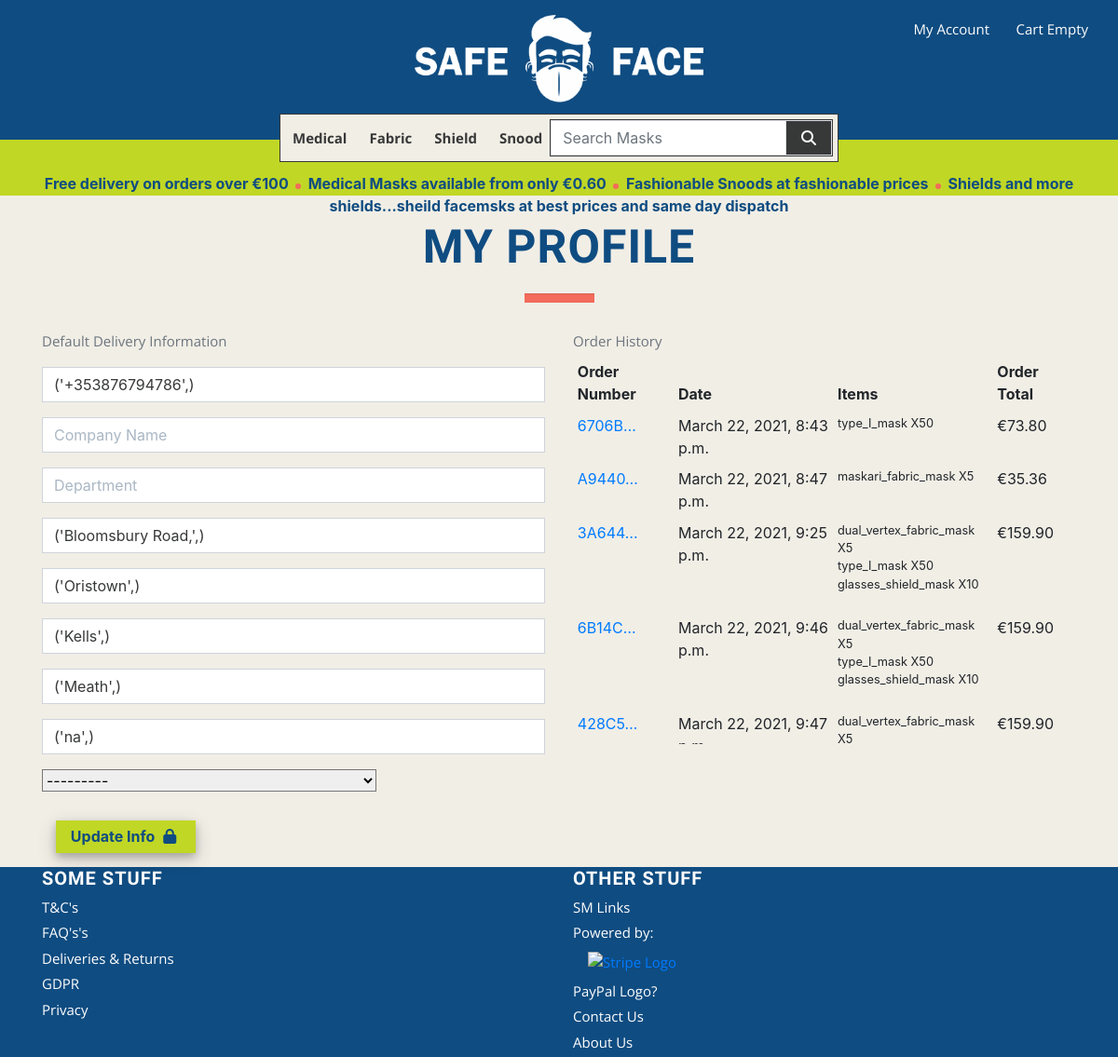
Before: /profile/ (signed in) with the older database file.
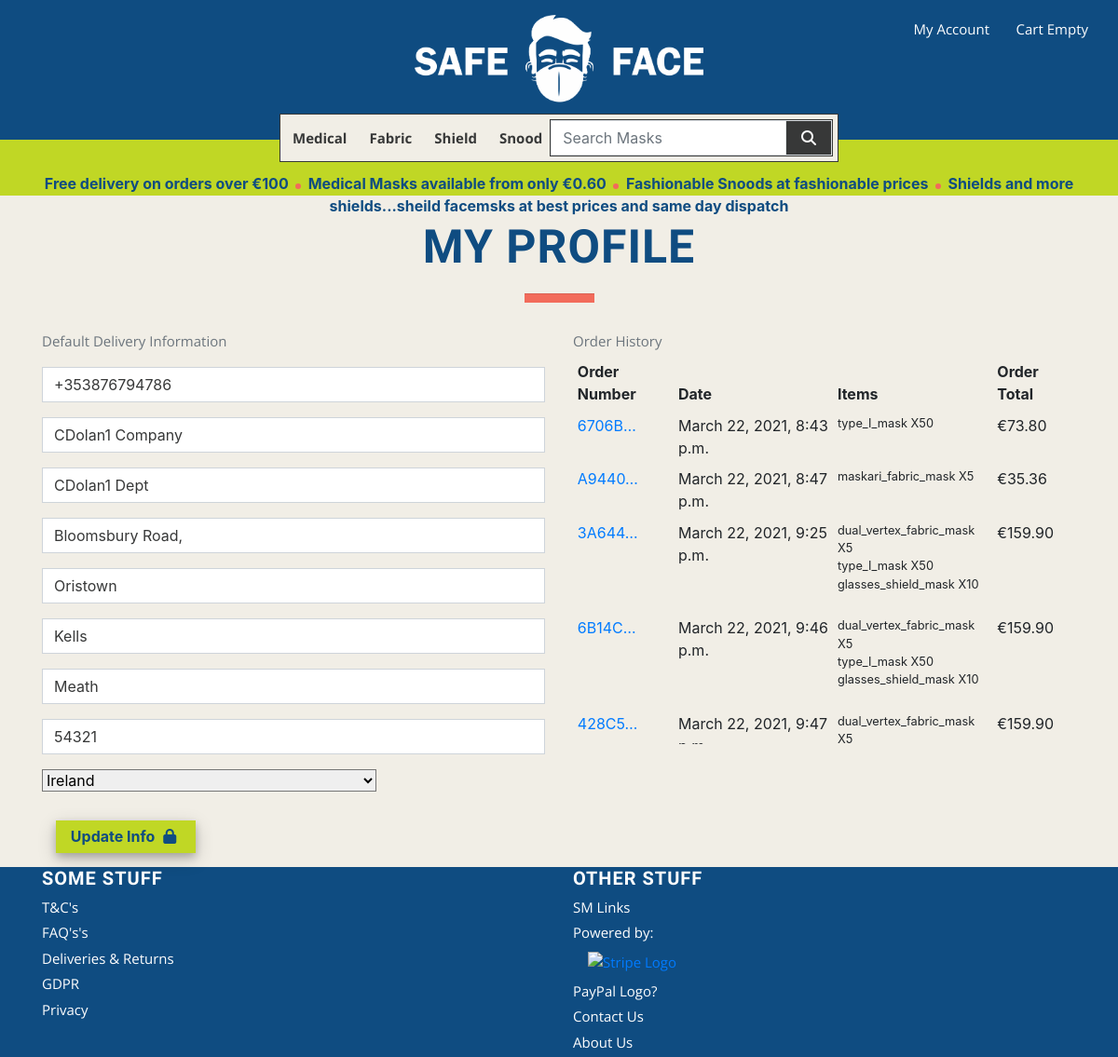
After: the same page with the newer database file.
### profiles/models.py (models this page shows, shortened)
class UserProfile(models.Model):
    user = models.OneToOneField(User, on_delete=models.CASCADE)
    default_phone_number = models.CharField(max_length=20,
                                            null=True, blank=True)
    default_company_name = models.CharField(max_length=254,
                                            null=True, blank=True)
    default_department = models.CharField(max_length=254,
                                          null=True, blank=True)
    default_street_address1 = models.CharField(max_length=80,
                                               null=True, blank=True)
    default_street_address2 = models.CharField(max_length=80,
                                               null=True, blank=True)
    default_town_or_city = models.CharField(max_length=40,
                                            null=True, blank=True)
    default_county = models.CharField(max_length=80,
                                      null=True, blank=True)
    default_postcode = models.CharField(max_length=20,
                                        null=True, blank=True)
    default_country = CountryField(blank_label='Country',
                                   null=True, blank=True)

### profiles/views.py (the view)
# urls.py: path('', views.profile, name='profile'),
def profile(request):
    profile = get_object_or_404(UserProfile, user=request.user)
    if request.method == 'POST':
        form = UserProfileForm(request.POST, instance=profile)
        if form.is_valid():
            form.save()
            messages.success(request, 'Profile updated successfuly')
    form = UserProfileForm(instance=profile)
    orders = profile.orders.all()
    template = 'profiles/profile.html'
    context = {
        'form': form,
        'orders': orders,
        'on_profile_page': True
    }
    return render(request, template, context)

### profiles/templates/profiles/profile.html (shortened to what this page needs)
{% extends "base.html" %}
{% load static %}
{% block extra_css %}
    <link rel="stylesheet" href="{% static 'profiles/css/profile.css' %}">
{% endblock %}
{% block content %}
    <div id="body-content-container" class="container">
        <h1>My Profile</h1>
        <hr class="h1-hr">
        <div class="row">
            <div class="col-12 col-lg-6">
                <p class="text-muted">Default Delivery Information</p>
                <form class="mt-3" action="{% url 'profile' %}" methods="POST" id="profile-update-form">
                    {{ form|crispy }}
                    <div class="col-sm-12 col-lg-6 justify-content-center">
                        <button id="submit-button" class="btn-std btn rounded-0 mx-auto">
                            Update Info
                            <span class="icon">
                                <i class="fas fa-lock"></i>
                            </span>
                        </button>
                    </div>
                </form>
            </div>
            <div class="col-12 col-lg-6">
                <p class="text-muted">Order History</p>
                <div class="order-history table-responsive">
                    <table class="table table-sm table-borderless">
                        <thead>
                            <tr>
                                <th>Order Number</th>
                                <th>Date</th>
                                <th>Items</th>
                                <th>Order Total</th>
                            </tr>
                        </thead>
                        <tbody>
                            {% for order in orders %}
                                <tr>
                                    <td>
                                        <a href="{% url 'order_history' order.order_number %}"
                                        title="{{ order.order_number }}">
                                            {{ order.order_number|truncatechars:6 }}
                                        </a>
                                    </td>
                                    <td>{{ order.date }}</td>
                                    <td>
                                        <ul class="list-unstyled">
                                            {% for item in order.lineitems.all %}
                                                <li class="small">
                                                    {{ item.product.name }} X{{ item.quantity }}
                                                </li>
                                            {% endfor %}
                                        </ul>
                                    </td>
                                    <td>€{{ order.gross_total }}</td>
                                </tr>
                            {% endfor %}
                        </tbody>
                    </table>
                </div>
            </div>
        </div>
    </div>
{% endblock %}

Changed rows visible on the page:
changed UserProfile: default_phone_number "('+353876794786',)" → "+353876794786"; default_company_name (not shown) → "CDolan1 Company"; default_department (not shown) → "CDolan1 Dept"; default_street_address1 "('Bloomsbury Road,',)" → "Bloomsbury Road,"; default_street_address2 "('Oristown',)" → "Oristown"; default_town_or_city "('Kells',)" → "Kells"; default_county "('Meath',)" → "Meath"; default_postcode "('na',)" → "54321"; default_country "---------" → "Ireland"
